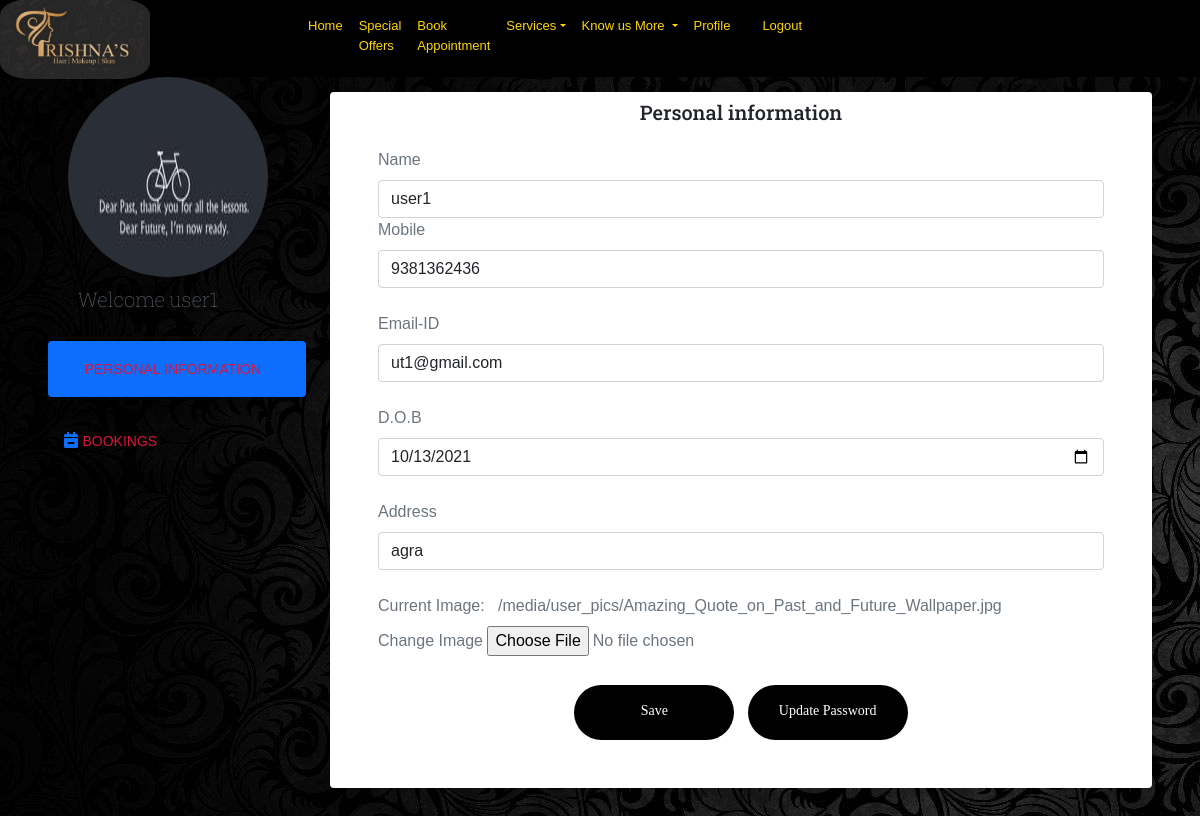
The page /profile/ (signed in) on the database its author committed.
### user/models.py (models this page shows, shortened)
class CustomUser(AbstractBaseUser):
    email = models.EmailField(verbose_name='email',blank=True)
    password=models.CharField(max_length=1000)
    name = models.CharField(max_length=30)
    mobile = models.CharField(max_length=60,unique=True)
    is_admin = models.BooleanField(default=False)
    is_staff = models.BooleanField(default=False)
    is_superuser =models.BooleanField(default=False)
    is_active = models.BooleanField(default=True)
    USERNAME_FIELD = 'mobile'
    REQUIRED_FIELD = []
    objects = CustomUserManager()
    def __str__(self):
        return f'{self.name}'

class UserProfile(models.Model):
    user=models.OneToOneField(CustomUser,on_delete=models.CASCADE,related_name='profile')
    address=models.TextField(blank=True)
    image=models.ImageField(default='default.jpg',upload_to='user_pics')
    dob = models.DateField(null=True,blank=True)

### user/views.py (the view, shortened to what this page needs)
# urls.py: path('profile/' ,user_views.profile,name="profile"),
@login_required
def profile(request):
    context={}
    print("HELLO INSIDE PROFILE FUNCTION")
    u_form=UserUpdateForm()
    p_form=ProfileUpdateForm()
    bookings=bookappointment.objects.filter(client=request.user)
    print("hello bookings",bookings)
    context={'u_form':u_form,'p_form':p_form,'bookings':bookings}
    return render(request,'user/profile.html',context)

### user/forms.py
class UserUpdateForm(forms.ModelForm):    # we are merging two forms for user detail and image field in Profile Model
   class Meta:
        model=CustomUser
        fields=['name','mobile','email']

class ProfileUpdateForm(forms.ModelForm):
    class Meta:
        model=UserProfile
        fields=['dob','address','image']

### salon/models.py (called while the page is built)
    def __str__(self):
       return self.service

### user/templates/user/profile.html (shortened to what this page needs)
{% extends "salon/header.html" %}
{% block content %}
<form method="POST" enctype="multipart/form-data" action="">
  {% if user %}
<section class="py-5 header">
   <div class="container-fluid py-5 px-5 newcontainer" >
        <header class="text-center mb-5 pb-5 text-white"></header>
        <div class="row" style="margin-top: -100px;">
            <div class="col-md-3">
                <div class="nav flex-column nav-pills nav-pills-custom" id="v-pills-tab" role="tablist" aria-orientation="vertical">
                  <img  class="rounded-circle account-img"src="{{user.profile.image.url}}" style="margin-top:-15px; margin-bottom: 50px;margin-left:20px; width:200px;height:200px;">
                  <h5 class="text-muted" style="padding-top:5px; padding-left:30px;font-weight: 90;font-family: 'Roboto Slab', serif;color:black;margin-top:-45px;margin-bottom: 30px;"> Welcome {{user}} </h5>
                      <a class="nav-link active mb-3 p-3 shadow " id="v-pills-home-tab" data-bs-toggle="pill" href="#v-pills-home" role="tab" aria-controls="v-pills-home">
                          <i class="fa fa-user-circle-o mr-2"></i>
                          <span class="font-weight-bold small text-uppercase" style="color:crimson ;font-size:14px;">Personal information</span></a>
                      <a class="nav-link mb-3 p-3 shadow " id="v-pills-profile-tab" data-bs-toggle="pill" href="#v-pills-profile" role="tab" aria-controls="v-pills-profile" aria-selected="false">
                        <i class="fa fa-calendar-minus-o mr-2"></i>
                        <span class="font-weight-bold small text-uppercase" style="color:crimson ;font-size:14px;">Bookings</span></a>
                </div>
            </div>
            <div class="col-md-9 ">
                <div class="tab-content" id="v-pills-tabContent">
                    <div class="tab-pane fade shadow rounded bg-white show active p-5" id="v-pills-home" role="tabpanel" aria-labelledby="v-pills-home-tab">
                        <h4 class="font-italic mb-4 text-center" style="  font-family: 'Roboto Slab', serif;font-size: 20px; margin-top: -40px;">Personal information</h4>
                      <div class="form-outline text-muted">
                        <label class="form-label" for="form3Example1m">Name</label>
                        <input type="text" id="form3Example1m" class="form-control" name="name" value={{user.name}}  >
                      </div>
                     <div class="form-outline mb-4 text-muted">
                      <label class="form-label" for="form3Example8">Mobile</label>
                      <input type="text" id="form3Example8" class="form-control" name="mobile" value={{user.mobile}}  >
                    </div>
                    <div class="form-outline mb-4 text-muted">
                      <label class="form-label" for="form3Example9">Email-ID</label>
                      <input type="text" id="form3Example9" class="form-control"  name="email" value={{user.email}} >
                    </div>
                  <div class="form-outline mb-4 text-muted">
                    <label class="form-label" for="form3Example97">D.O.B</label>
                    <input type="date" id="form3Example97" class="form-control" name="dob" value= {{user.profile.dob|date:"Y-m-d"  }} >
                  </div>
                  <div class="form-outline mb-4 text-muted">
                    <label class="form-label" for="form3Example97">Address</label>
                    <input type= "text" id="form3Example97" class="form-control " name="address" value={{user.profile.address}} >
                  </div>
                  <div class="form-outline mb-4 text-muted">
                    <label class="form-label" for="form3Example97">Current Image: &nbsp; {{user.profile.image.url}}</label>
                    <br><label class="form-label" for="form3Example97">Change Image </label>
                    <input  type="file" id="form3Example12" name="image"  value={{user.profile.image.url}} >
                  </div>
                 <div class="text-center">
                    <input  type="submit" class=" newbutton1 btn rounded-pill"  style="padding-top:2px; font-size:14px;" value="Save" >&nbsp;&nbsp;
                    <button type="button" class=" newbutton1 btn rounded-pill" data-bs-toggle="modal" data-bs-target="#exampleModal" style="padding-top:2px; font-size:14px;">Update Password</button>
                </div>
              </form>
{% endif %}
 {% endblock content %}

### salon/static/salon/css/styles.css (style rules this page uses)
body { background-image: url('../images/blackbg.jpg'); font-family: Arial, Helvetica, sans-serif!important; }
.newbutton1 { width:160px; height:55px; padding-top: 9px; background-color:black; color:white; font-family:verdana; font-weight: 120; }

### rows shown on the page
CustomUser: profile.image (picture), name "user1", mobile "9381362436", email "ut1@gmail.com", dob "10/13/2021", address "agra", profile.image "/media/user_pics/Amazing_Quote_on_Past_and_Future_Wallpaper.jpg"
